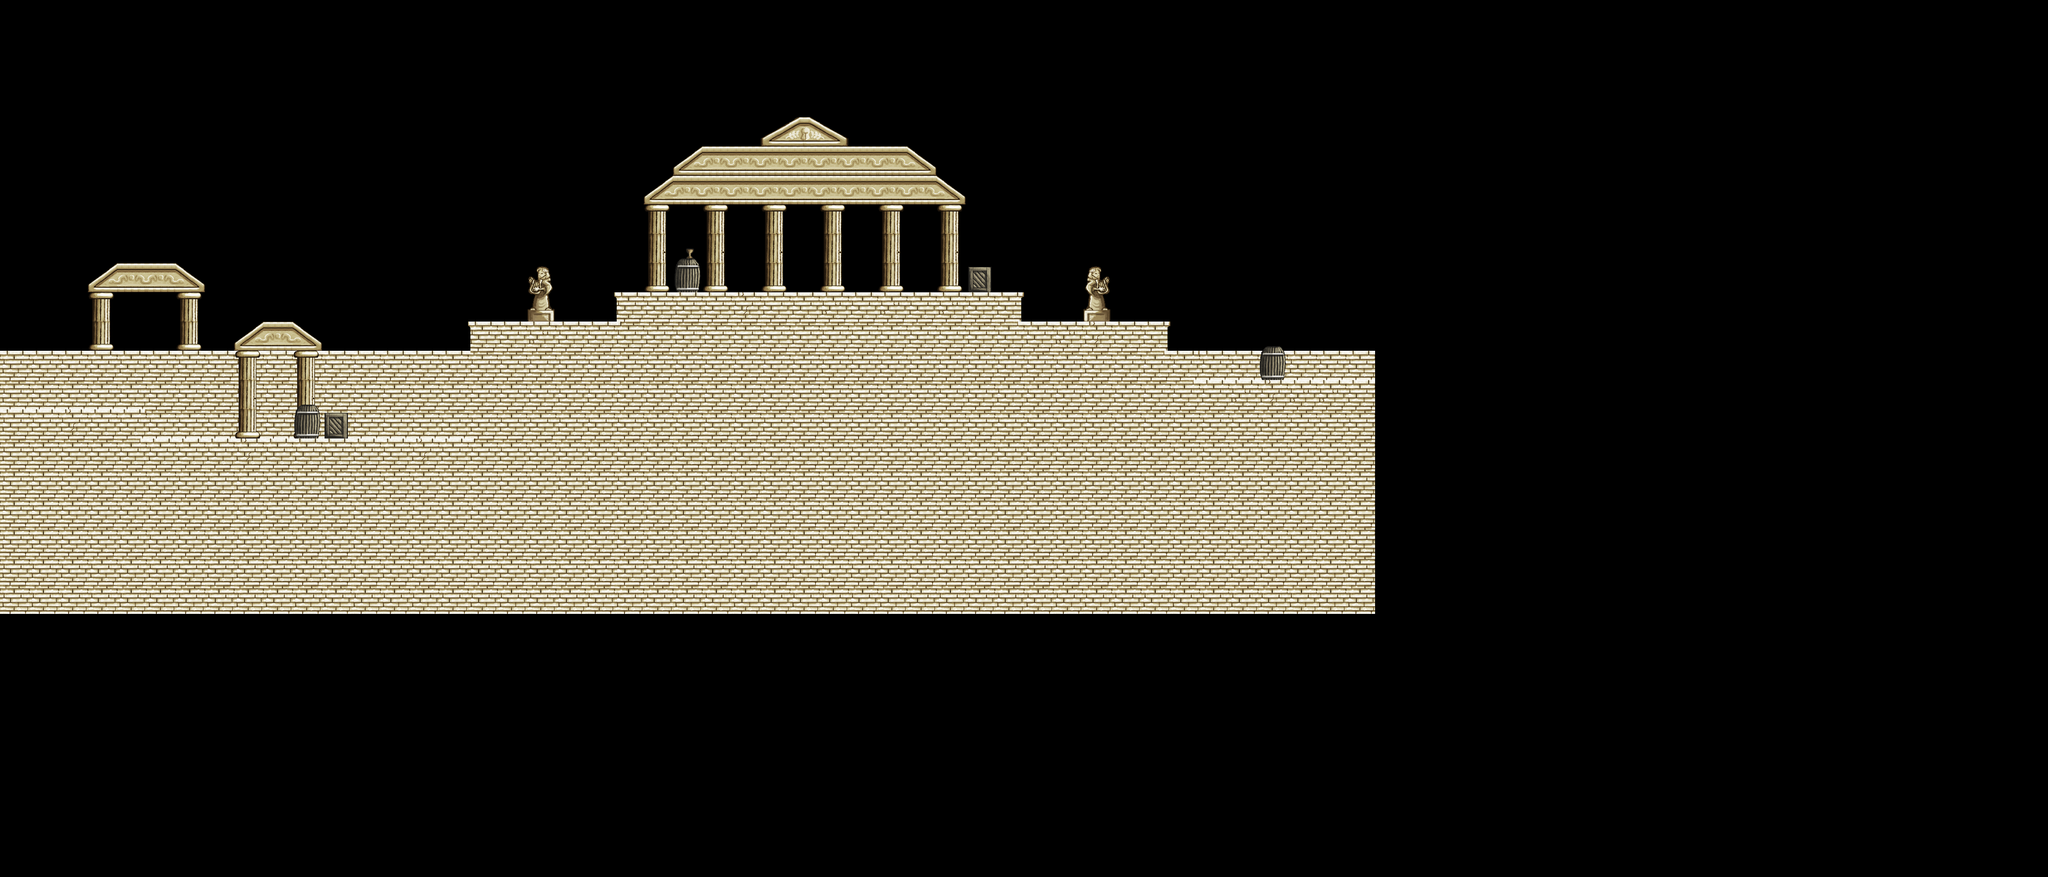

A level layout from a 2D game, rendered from its tile map. Below: a short description, then the map file with tile-grid data replaced by summaries:
An orthogonal 70x30 tile map with 64x64 px tiles, 3 tile layers (background, tiles, foreground), 2 tilesets and 9 objects.

<map version="1.0" orientation="orthogonal" renderorder="right-down" width="70" height="30" tilewidth="64" tileheight="64" nextobjectid="1">
 <tileset firstgid="1" name="tilesetbrickfinal" tilewidth="64" tileheight="64" tilecount="36" columns="9">
  <image source="../tilesets/tilesetbrickfinal.png" width="636" height="256" />
  <tile id="3">
   <objectgroup draworder="index">
    <object id="1" x="0" y="0" width="64" height="64" />
   </objectgroup>
  </tile>
  <tile id="4">
   <objectgroup draworder="index">
    <object id="1" x="0" y="0" width="64" height="64" />
   </objectgroup>
  </tile>
  <tile id="19">
   <objectgroup draworder="index">
    <object id="1" x="0" y="0" width="64" height="64" />
   </objectgroup>
  </tile>
  <tile id="20">
   <objectgroup draworder="index">
    <object id="2" x="0" y="0" width="64" height="64" />
   </objectgroup>
  </tile>
  <tile id="21">
   <objectgroup draworder="index">
    <object id="1" x="0" y="0" width="64" height="64" />
   </objectgroup>
  </tile>
  <tile id="27">
   <objectgroup draworder="index">
    <object id="1" x="0" y="0" width="64" height="64" />
   </objectgroup>
  </tile>
  <tile id="28">
   <objectgroup draworder="index">
    <object id="1" x="0" y="0" width="64" height="64" />
   </objectgroup>
  </tile>
  <tile id="30">
   <objectgroup draworder="index">
    <object id="1" x="0" y="0" width="64" height="64" />
   </objectgroup>
  </tile>
  <tile id="31">
   <objectgroup draworder="index">
    <object id="1" x="0" y="0" width="64" height="64" />
   </objectgroup>
  </tile>
 </tileset>
 <tileset firstgid="37" name="tilesheetforestfinal" tilewidth="64" tileheight="64" tilecount="54" columns="9">
  <image source="../tilesets/tilesheetforestfinal.png" width="576" height="384" />
 </tileset>
 <layer name="background" width="70" height="30">
  <data>[2100 cells, 94 non-empty, 7 distinct tile ids]</data>
 </layer>
 <layer name="tiles" width="70" height="30">
  <data>[2100 cells, 421 non-empty, 15 distinct tile ids]</data>
 </layer>
 <layer name="foreground" width="70" height="30">
  <data>[2100 cells, 53 non-empty, 17 distinct tile ids]</data>
 </layer>
</map>
